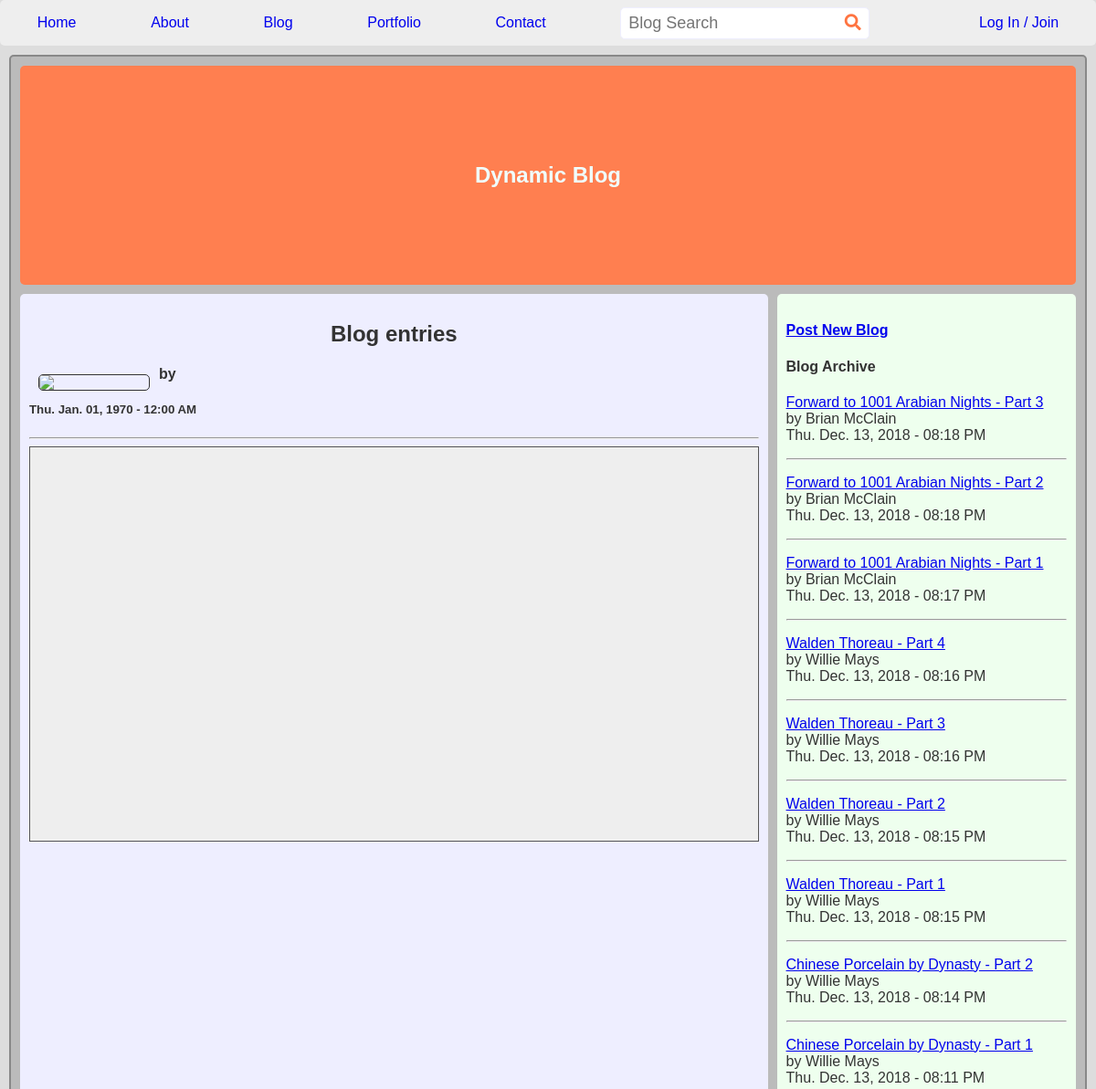
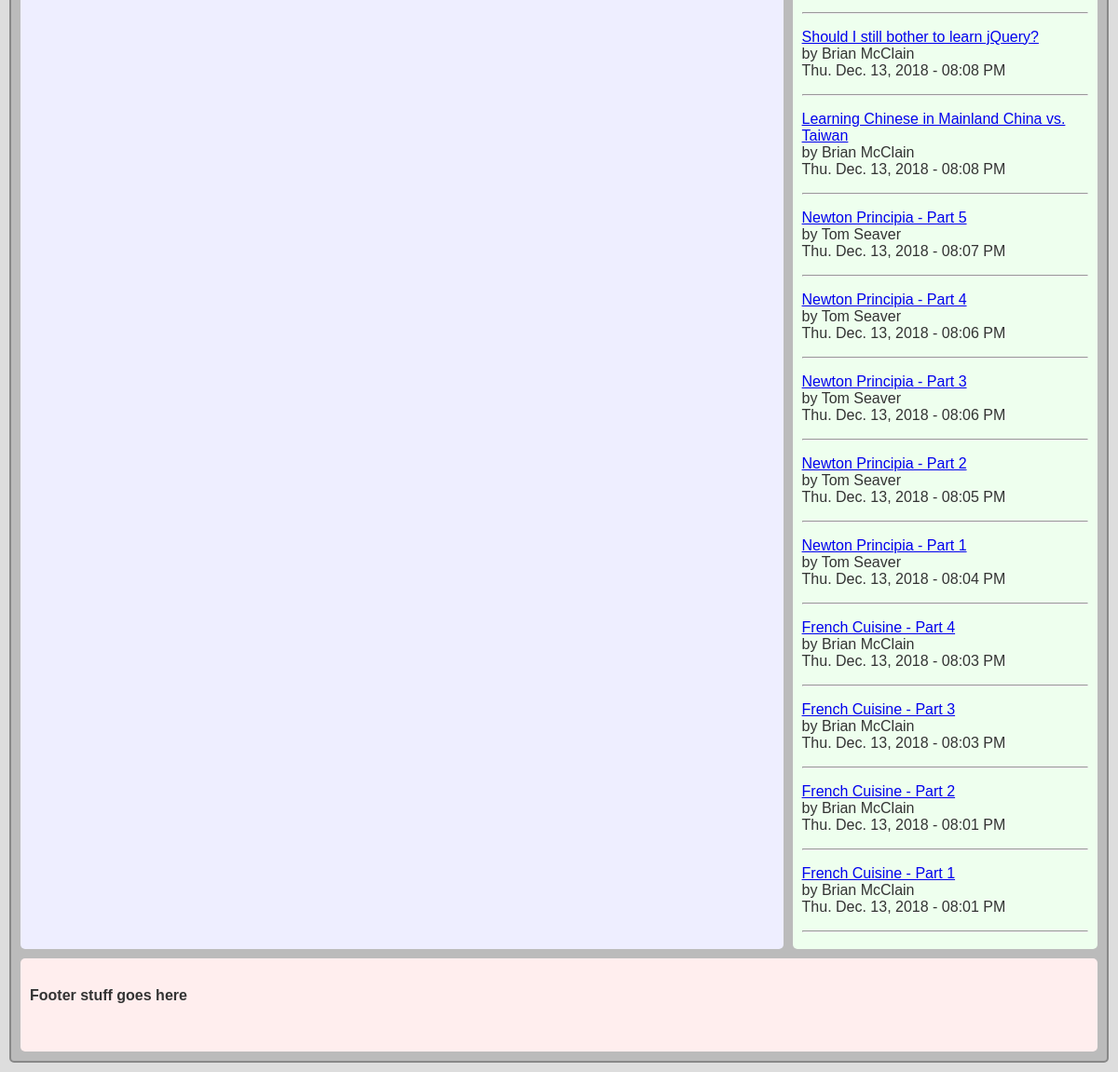
Page /blog/blogArchive.php on the committed database (2 pictures, top to bottom).
### tables this page shows
CREATE TABLE IF NOT EXISTS `blogs` (
  `IDblog` int(5) NOT NULL,
  `blogTitle` varchar(250) NOT NULL,
  `blogBlurb` varchar(250) NOT NULL,
  `blogEntry` text NOT NULL,
  `mbrID` int(5) NOT NULL,
  `blogTime` timestamp NOT NULL DEFAULT CURRENT_TIMESTAMP
);

CREATE TABLE IF NOT EXISTS `members` (
  `IDmbr` int(6) NOT NULL AUTO_INCREMENT,
  `firstName` varchar(25) NOT NULL,
  `lastName` varchar(25) NOT NULL,
  `email` varchar(50) NOT NULL,
  `user` varchar(15) NOT NULL,
  `pswd` varchar(15) NOT NULL,
  `joinTime` timestamp NOT NULL DEFAULT CURRENT_TIMESTAMP,
  PRIMARY KEY (`IDmbr`)
);

### blog/blogArchive.php (the view, shortened to what this page needs)
<?php
    require_once('../conn/connBlogs.php');
    $blogID = $_GET['blogID'];
    $query = "SELECT * FROM blogs, members
    WHERE blogs.mbrID = members.IDmbr
    AND IDblog = '$blogID'";
    $result = mysqli_query($conn, $query);
    $row = mysqli_fetch_array($result);
    $query2 = "SELECT * FROM blogs, members
    WHERE blogs.mbrID = members.IDmbr
    ORDER BY blogTime DESC";
    $result2 = mysqli_query($conn, $query2);
?>
<!DOCTYPE html>
<html lang="en-us">
<?php include '../includes/head.php'; ?>
<body>
    <?php include '../includes/nav.php'; ?>
    <div id="container">
        <?php include '../includes/header.php'; ?>
        <main>
            <article>
                <h1>Blog entries</h1>
                <img src="../images/00-coming-soon.png" style="float:left; width:120px; margin:10px; border:1px solid #333;">
                <h4>by <?php echo $row['firstName'] . ' ' . $row['lastName']; ?></h4>
                <h5><?php echo date('D. M. d, Y - h:i A', strtotime($row['blogTime'])); ?></h5>
                <hr/>
                <div id="blogEntry">
                </div>
            </article>
        </main>
        <aside>
            <h4>
                <a href="blogCMS.php">Post New Blog</a>
            </h4>
            <h4>Blog Archive</h4>
            <?php while($row = mysqli_fetch_array($result2)) { ?>
                <p>
                    <a href="blogArchive.php?blogID=<?php echo $row['IDblog']; ?>">
                        <?php echo $row['blogTitle']; ?>
                    </a>
                    <br/>
                        by <?php echo $row['firstName'] . ' ' . $row['lastName']; ?><br/>
                        <?php echo date('D. M. d, Y - h:i A', strtotime($row['blogTime'])); ?><br/>
                </p>
                <hr/>
            <?php } ?>
        </aside>
        <?php include '../includes/footer.php'; ?>
    </div>
</body>
</html>

### css/blog.css (style rules this page uses)
* { border-radius: 5px; }
body { background-color: #DDD; color: #333; font-family: sans-serif; margin: 0; padding: 0; }
#container { display: grid; grid-template-columns: 1fr 50px; grid-template-areas: "nav burger" "header header" "main main" "aside aside" "footer footer"; grid-gap: 10px; background-color: #BBB; padding: 10px; margin: 10px; border: 2px solid #888; min-height: 70vh; }
aside { grid-area: aside; background-color: #EFE; padding: 10px; min-height: 20vh; }
main { grid-area: main; background-color: #EEF; padding: 10px; min-height: 20vh; }
h1 { text-align: center; font-size: 1.5rem; }
article hr { clear: both; }
@media (min-width:800px) { #container { grid-template-columns: 5fr 2fr; grid-template-areas: "header header" "main aside" "footer footer"; } }
@media (min-width:800px) { body { padding-top: 50px; } }
#preview-div, #blogEntry { width: 100%; padding: 2%; margin: 0; min-height: 400px; border: 1px solid #555; border-radius: 0; background-color: #EEE; }
#blogEntry { font-size: 2.4em; }
article #blogEntry { width: auto; }

### rows in the picture
blogs: blogTitle "Forward to 1001 Arabian Nights - Part 3", members.firstName "Brian", members.lastName "McClain", blogTime "Thu. Dec. 13, 2018 - 08:18 PM"
blogs: blogTitle "Forward to 1001 Arabian Nights - Part 2", members.firstName "Brian", members.lastName "McClain", blogTime "Thu. Dec. 13, 2018 - 08:18 PM"
blogs: blogTitle "Forward to 1001 Arabian Nights - Part 1", members.firstName "Brian", members.lastName "McClain", blogTime "Thu. Dec. 13, 2018 - 08:17 PM"
blogs: blogTitle "Walden Thoreau - Part 4", members.firstName "Willie", members.lastName "Mays", blogTime "Thu. Dec. 13, 2018 - 08:16 PM"
blogs: blogTitle "Walden Thoreau - Part 3", members.firstName "Willie", members.lastName "Mays", blogTime "Thu. Dec. 13, 2018 - 08:16 PM"
blogs: blogTitle "Walden Thoreau - Part 2", members.firstName "Willie", members.lastName "Mays", blogTime "Thu. Dec. 13, 2018 - 08:15 PM"
blogs: blogTitle "Walden Thoreau - Part 1", members.firstName "Willie", members.lastName "Mays", blogTime "Thu. Dec. 13, 2018 - 08:15 PM"
blogs: blogTitle "Chinese Porcelain by Dynasty - Part 2", members.firstName "Willie", members.lastName "Mays", blogTime "Thu. Dec. 13, 2018 - 08:14 PM"
blogs: blogTitle "Chinese Porcelain by Dynasty - Part 1", members.firstName "Willie", members.lastName "Mays", blogTime "Thu. Dec. 13, 2018 - 08:11 PM"
blogs: blogTitle "Should I still bother to learn jQuery?", members.firstName "Brian", members.lastName "McClain", blogTime "Thu. Dec. 13, 2018 - 08:08 PM"
blogs: blogTitle "Learning Chinese in Mainland China vs. Taiwan", members.firstName "Brian", members.lastName "McClain", blogTime "Thu. Dec. 13, 2018 - 08:08 PM"
blogs: blogTitle "Newton Principia - Part 5", members.firstName "Tom", members.lastName "Seaver", blogTime "Thu. Dec. 13, 2018 - 08:07 PM"
blogs: blogTitle "Newton Principia - Part 4", members.firstName "Tom", members.lastName "Seaver", blogTime "Thu. Dec. 13, 2018 - 08:06 PM"
blogs: blogTitle "Newton Principia - Part 3", members.firstName "Tom", members.lastName "Seaver", blogTime "Thu. Dec. 13, 2018 - 08:06 PM"
blogs: blogTitle "Newton Principia - Part 2", members.firstName "Tom", members.lastName "Seaver", blogTime "Thu. Dec. 13, 2018 - 08:05 PM"
blogs: blogTitle "Newton Principia - Part 1", members.firstName "Tom", members.lastName "Seaver", blogTime "Thu. Dec. 13, 2018 - 08:04 PM"
blogs: blogTitle "French Cuisine - Part 4", members.firstName "Brian", members.lastName "McClain", blogTime "Thu. Dec. 13, 2018 - 08:03 PM"
blogs: blogTitle "French Cuisine - Part 3", members.firstName "Brian", members.lastName "McClain", blogTime "Thu. Dec. 13, 2018 - 08:03 PM"
blogs: blogTitle "French Cuisine - Part 2", members.firstName "Brian", members.lastName "McClain", blogTime "Thu. Dec. 13, 2018 - 08:01 PM"
blogs: blogTitle "French Cuisine - Part 1", members.firstName "Brian", members.lastName "McClain", blogTime "Thu. Dec. 13, 2018 - 08:01 PM"

### other values in the picture
date('D. M. d, Y - h:i A', strtotime($row['blogTime'])) "Thu. Jan. 01, 1970 - 12:00 AM"
